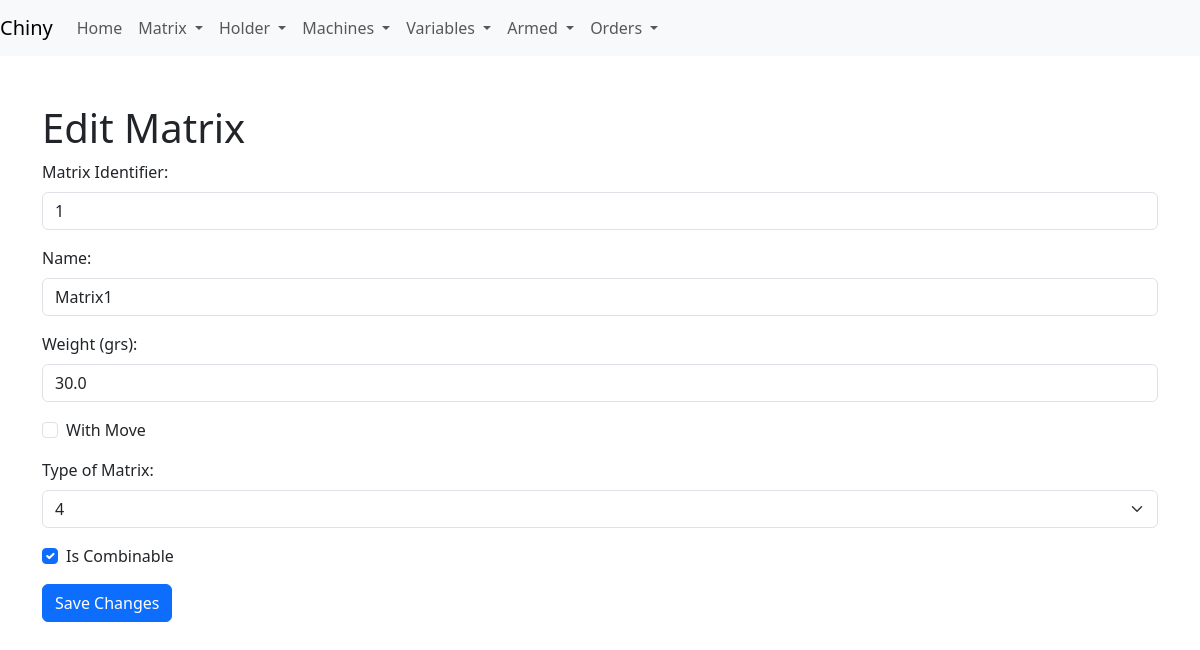
Page /edit_matrix/1 on the earlier database version.
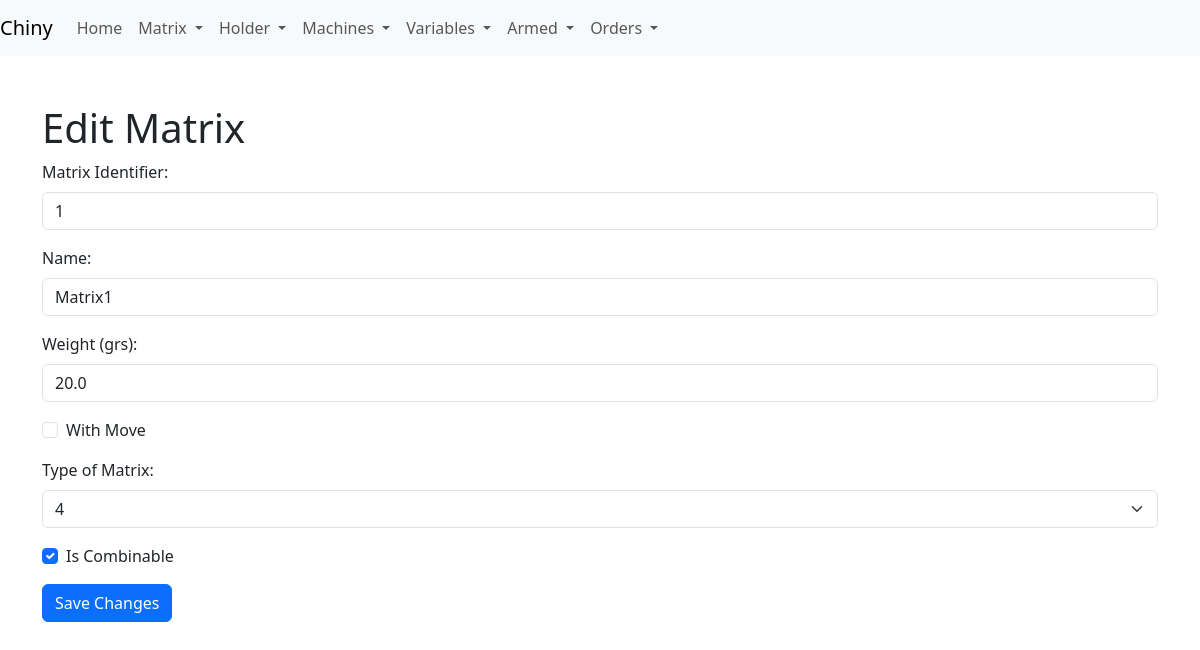
Same page on the later database version.
### app/models.py (models this page shows)
class Matrix(db.Model):
    __tablename__ = 'matrix'
    id = db.Column(db.Integer, primary_key=True)
    identifier = db.Column(db.String(5), nullable=False, unique=True)
    measuresmatrix_id = db.Column(db.Integer, db.ForeignKey('measuresmatrix.id'), nullable=False)
    name = db.Column(db.String(120), nullable=False)
    weight_total_grs = db.Column(db.Float, nullable=False)
    with_move = db.Column(db.Boolean, default=False)
    is_combinable = db.Column(db.Boolean, default=True)
    type_matrix = db.Column(db.Integer, nullable=False, default=4)
    sector_id = db.Column(db.Integer, db.ForeignKey('sector.id'), nullable=True)  # Clave foránea que apunta a Sector
    cavities = db.relationship('Cavity', backref='matrix', lazy=True)
    is_available = db.Column(db.Boolean, default=True)

### app/routes.py (the view, shortened to what this page needs)
@app.route('/edit_matrix/<int:matrix_id>', methods=['GET', 'POST'])
def edit_matrix(matrix_id):
    matrix = Matrix.query.get_or_404(matrix_id)
    return render_template('edit_matrix.html', matrix=matrix)

### app/templates/edit_matrix.html (shortened to what this page needs)
<!DOCTYPE html>
<html lang="en">
<head>
    <link rel="stylesheet" href="{{ url_for('static', filename='css/bootstrap.min.css') }}">
</head>
<body>
    {% include 'navbar.html' %}
    <div class="container mt-5">
        <h1>Edit Matrix</h1>
        <form method="POST" action="{{ url_for('edit_matrix', matrix_id=matrix.id) }}">
            <div class="mb-3">
                <label for="identifier" class="form-label">Matrix Identifier:</label>
                <input type="text" class="form-control" id="identifier" name="identifier" value="{{ matrix.identifier }}" required>
            </div>
            <div class="mb-3">
                <label for="name" class="form-label">Name:</label>
                <input type="text" class="form-control" id="name" name="name" value="{{ matrix.name }}" required>
            </div>
            <div class="mb-3">
                <label for="weight_total_grs" class="form-label">Weight (grs):</label>
                <input type="number" class="form-control" id="weight_total_grs" name="weight_total_grs" value="{{ matrix.weight_total_grs }}" required>
            </div>
            <div class="form-check mb-3">
                <input type="checkbox" class="form-check-input" id="with_move" name="with_move" {% if matrix.with_move %}checked{% endif %}>
                <label class="form-check-label" for="with_move">With Move</label>
            </div>
	    <div class="mb-3">
    <label for="type_matrix" class="form-label">Type of Matrix:</label>
    <select class="form-select" id="type_matrix" name="type_matrix" required>
        <option value="4" {% if matrix.type_matrix == 4 %}selected{% endif %}>4</option>
    </select>
</div>
            <div class="form-check mb-3">
                <input type="checkbox" class="form-check-input" id="is_combinable" name="is_combinable" {% if matrix.is_combinable %}checked{% endif %}>
                <label class="form-check-label" for="is_combinable">Is Combinable</label>
            </div>
            <input type="submit" class="btn btn-primary" value="Save Changes">
        </form>
    </div>
</body>
</html>

Differences in the rows shown:
changed Matrix "Matrix1": weight_total_grs "30.0" → "20.0"
